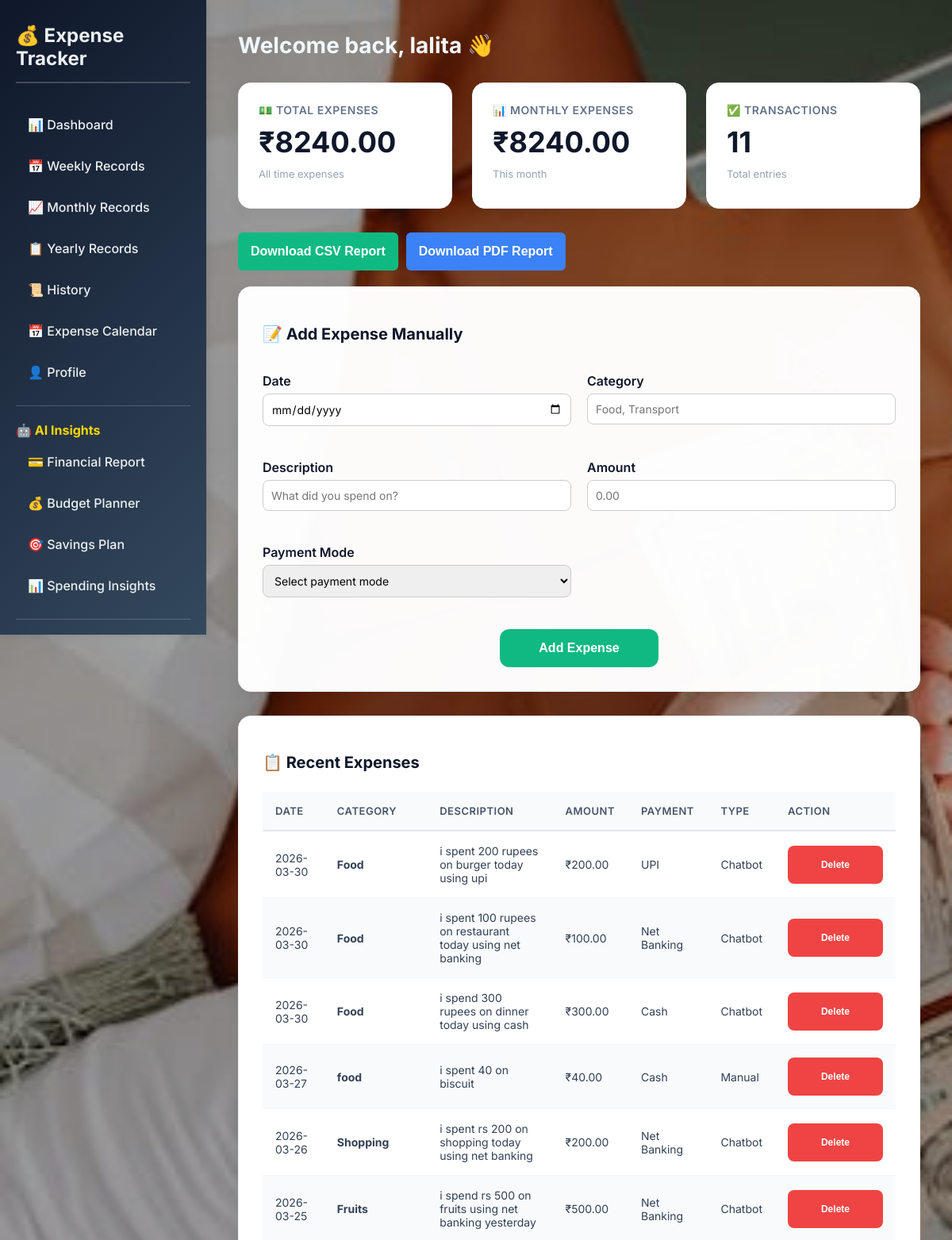
The app's page /dashboard (signed in, upper part), older data.
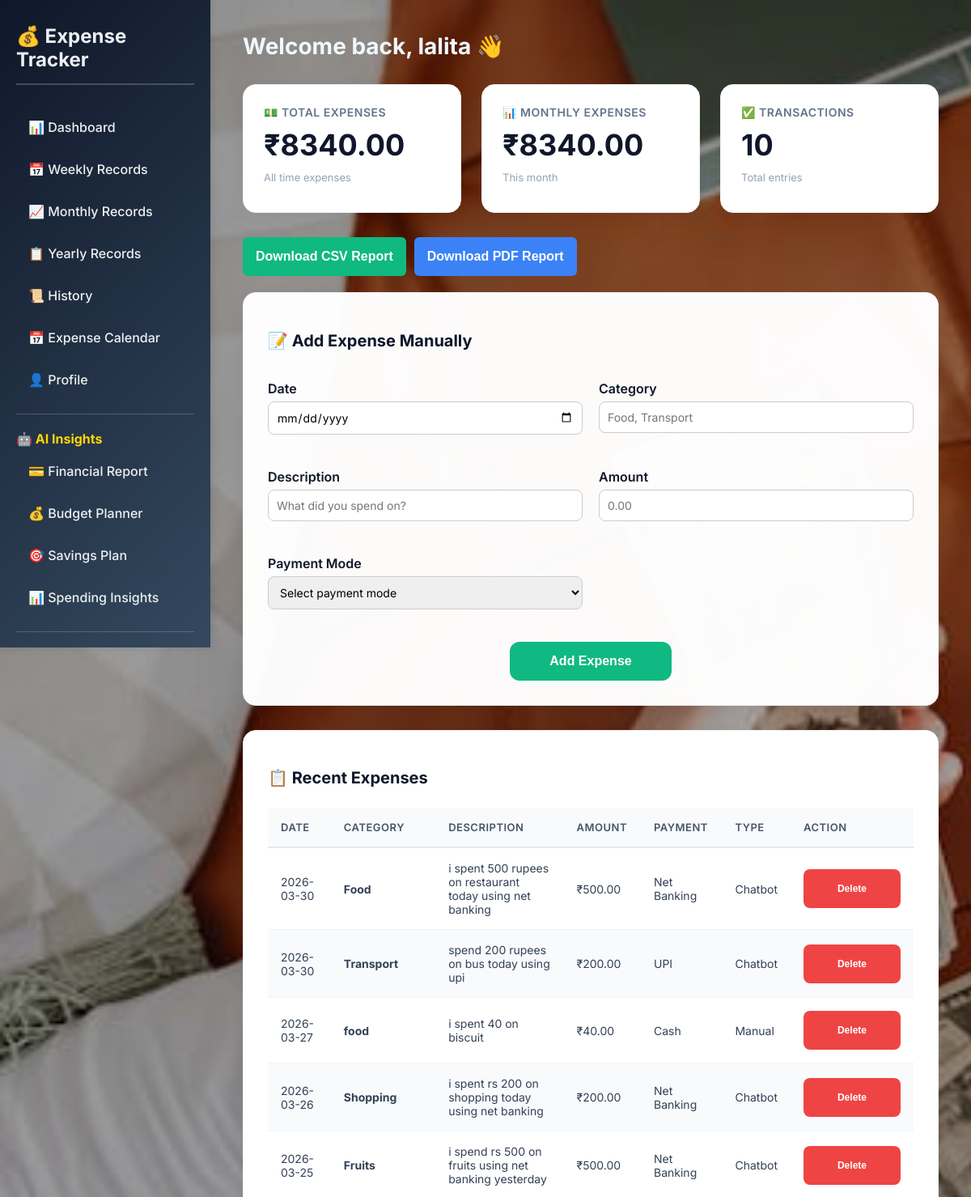
The same page, newer data.
### tables this page shows
CREATE TABLE expenses (
            id INTEGER PRIMARY KEY AUTOINCREMENT,
            user_id INTEGER NOT NULL,
            date TEXT NOT NULL,
            category TEXT NOT NULL,
            description TEXT NOT NULL,
            amount REAL NOT NULL,
            payment_mode TEXT NOT NULL,
            entry_type TEXT NOT NULL,
            FOREIGN KEY (user_id) REFERENCES users (id)
        );

### app.py (the view)
    def wrap(*args, **kwargs):
        if 'user_id' not in session:
            return redirect(url_for('login'))
        return f(*args, **kwargs)

### app.py (called while the page is built)
def get_db():
    db = sqlite3.connect('expense_tracker.db')
    db.row_factory = sqlite3.Row
    return db

def login_required(f):
    def wrap(*args, **kwargs):
        if 'user_id' not in session:
            return redirect(url_for('login'))
        return f(*args, **kwargs)
    wrap.__name__ = f.__name__
    return wrap

def get_user_expenses(user_id, start_date=None, end_date=None):
    db = get_db()
    query = 'SELECT * FROM expenses WHERE user_id = ?'
    params = [user_id]
    if start_date and end_date:
        query += ' AND date BETWEEN ? AND ?'
        params.extend([start_date, end_date])
    query += ' ORDER BY date DESC'
    return db.execute(query, params).fetchall()

### templates/dashboard.html (shortened to what the changed rows need)
{% extends "base.html" %}
{% block body_class %}dashboard-page{% endblock %}
{% block extra_css %}
<link rel="stylesheet" href="{{ url_for('static', filename='css/dashboard.css') }}">
{% endblock %}
{% block content %}
            <h1 style="color: aliceblue;">Welcome back, {{ username }} 👋</h1>
            <div class="summary-cards">
                <div class="card">
                    <h3>💵 Total Expenses</h3>
                    <div class="card-value">₹{{ "%.2f"|format(total_expenses) }}</div>
                    <p>All time expenses</p>
                </div>
                <div class="card">
                    <h3>📊 Monthly Expenses</h3>
                    <div class="card-value">₹{{ "%.2f"|format(monthly_expenses) }}</div>
                    <p>This month</p>
                </div>
                <div class="card">
                    <h3>✅ Transactions</h3>
                    <div class="card-value">{{ total_transactions }}</div>
                    <p>Total entries</p>
                </div>
            </div>
            <div class="expense-form">
                <h2>📝 Add Expense Manually</h2>
            </div>
            <div class="expense-table">
                <h2>📋 Recent Expenses</h2>
                <table>
                    <thead>
                        <tr>
                            <th>Date</th>
                            <th>Category</th>
                            <th>Description</th>
                            <th>Amount</th>
                            <th>Payment</th>
                            <th>Type</th>
                            <th>Action</th>
                        </tr>
                    </thead>
                    <tbody>
                        {% if expenses %}
                        {% for expense in expenses %}
                        <tr>
                            <td>{{ expense.date }}</td>
                            <td><strong>{{ expense.category }}</strong></td>
                            <td>{{ expense.description }}</td>
                            <td>₹{{ "%.2f"|format(expense.amount) }}</td>
                            <td>{{ expense.payment_mode }}</td>
                            <td>{{ expense.entry_type }}</td>
                            <td>
                                <button class="btn btn-danger" style="padding:6px 12px;font-size:12px;"
                                    onclick="deleteExpense('{{ expense.id }}')">
                                    Delete
                                </button>
                            </td>
                        </tr>
                        {% endfor %}
                        {% else %}
                        <tr>
                            <td colspan="7">No expenses found</td>
                        </tr>
                        {% endif %}
                    </tbody>
                </table>
            </div>
        </div>
    </div>
{% endblock %}

Row changes from the older to the newer data that the page shows:
removed expenses: date "2026-03-30", category "Food", description "i spent 200 rupees on burger today using upi", amount "200.00", payment_mode "UPI", entry_type "Chatbot"
removed expenses: date "2026-03-30", category "Food", description "i spend 300 rupees on dinner today using cash", amount "300.00", payment_mode "Cash", entry_type "Chatbot"
changed expenses "Food": description "i spent 100 rupees on restaurant today using net banking" → "i spent 500 rupees on restaurant today using net banking"; amount "100.00" → "500.00"
added expenses: date "2026-03-30", category "Transport", description "spend 200 rupees on bus today using upi", amount "200.00", payment_mode "UPI", entry_type "Chatbot"
Text that changed along with them:
{{ "%.2f"|format(total_expenses) }}: "8240.00" → "8340.00"
{{ "%.2f"|format(monthly_expenses) }}: "8240.00" → "8340.00"
{{ total_transactions }}: "11" → "10"
